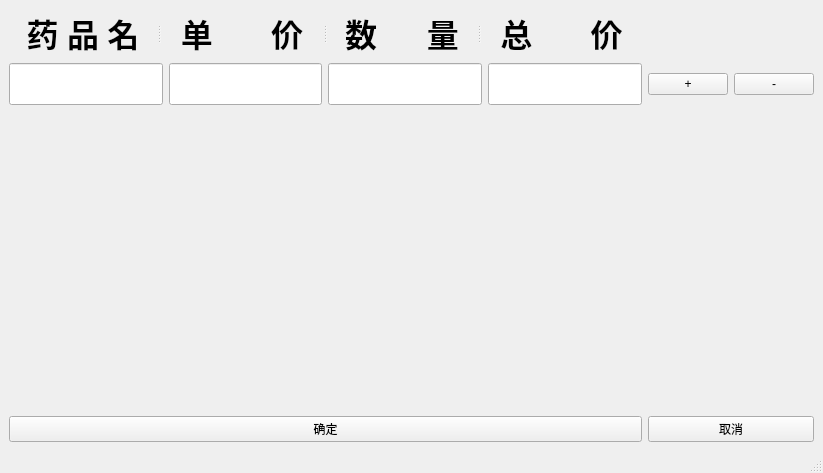
<?xml version="1.0" encoding="UTF-8"?>
<ui version="4.0">
 <class>MainWindow</class>
 <widget class="QMainWindow" name="MainWindow">
  <property name="geometry">
   <rect>
    <x>0</x>
    <y>0</y>
    <width>823</width>
    <height>473</height>
   </rect>
  </property>
  <property name="windowTitle">
   <string>MainWindow</string>
  </property>
  <widget class="QWidget" name="centralwidget">
   <layout class="QGridLayout" name="gridLayout">
    <item row="1" column="1">
     <spacer name="horizontalSpacer_2">
      <property name="orientation">
       <enum>Qt::Horizontal</enum>
      </property>
      <property name="sizeHint" stdset="0">
       <size>
        <width>18</width>
        <height>20</height>
       </size>
      </property>
     </spacer>
    </item>
    <item row="0" column="0">
     <widget class="QSplitter" name="splitter">
      <property name="orientation">
       <enum>Qt::Horizontal</enum>
      </property>
      <widget class="QLabel" name="drug_name_label">
       <property name="font">
        <font>
         <family>Agency FB</family>
         <pointsize>24</pointsize>
         <weight>75</weight>
         <bold>true</bold>
        </font>
       </property>
       <property name="text">
        <string>药 品 名</string>
       </property>
       <property name="alignment">
        <set>Qt::AlignCenter</set>
       </property>
      </widget>
      <widget class="QLabel" name="price_label">
       <property name="font">
        <font>
         <family>Agency FB</family>
         <pointsize>24</pointsize>
         <weight>75</weight>
         <bold>true</bold>
        </font>
       </property>
       <property name="text">
        <string>单       价</string>
       </property>
       <property name="alignment">
        <set>Qt::AlignCenter</set>
       </property>
      </widget>
      <widget class="QLabel" name="number_label">
       <property name="font">
        <font>
         <family>Agency FB</family>
         <pointsize>24</pointsize>
         <weight>75</weight>
         <bold>true</bold>
        </font>
       </property>
       <property name="text">
        <string>数      量</string>
       </property>
       <property name="alignment">
        <set>Qt::AlignCenter</set>
       </property>
      </widget>
      <widget class="QLabel" name="total_label">
       <property name="font">
        <font>
         <family>Agency FB</family>
         <pointsize>24</pointsize>
         <weight>75</weight>
         <bold>true</bold>
        </font>
       </property>
       <property name="text">
        <string>总       价</string>
       </property>
       <property name="alignment">
        <set>Qt::AlignCenter</set>
       </property>
      </widget>
     </widget>
    </item>
    <item row="3" column="0">
     <spacer name="verticalSpacer">
      <property name="orientation">
       <enum>Qt::Vertical</enum>
      </property>
      <property name="sizeHint" stdset="0">
       <size>
        <width>20</width>
        <height>287</height>
       </size>
      </property>
     </spacer>
    </item>
    <item row="0" column="1">
     <spacer name="horizontalSpacer">
      <property name="orientation">
       <enum>Qt::Horizontal</enum>
      </property>
      <property name="sizeHint" stdset="0">
       <size>
        <width>13</width>
        <height>20</height>
       </size>
      </property>
     </spacer>
    </item>
    <item row="1" column="2" rowspan="2">
     <layout class="QHBoxLayout" name="horizontalLayout">
      <item>
       <widget class="QPushButton" name="add_btn">
        <property name="text">
         <string>+</string>
        </property>
       </widget>
      </item>
      <item>
       <widget class="QPushButton" name="delete_btn">
        <property name="text">
         <string>-</string>
        </property>
       </widget>
      </item>
     </layout>
    </item>
    <item row="1" column="0" rowspan="2">
     <layout class="QHBoxLayout" name="horizontalLayout_2">
      <item>
       <widget class="QLineEdit" name="drug_name_input">
        <property name="font">
         <font>
          <family>楷体</family>
          <pointsize>18</pointsize>
         </font>
        </property>
        <property name="text">
         <string/>
        </property>
        <property name="alignment">
         <set>Qt::AlignCenter</set>
        </property>
       </widget>
      </item>
      <item>
       <widget class="QLineEdit" name="price_input">
        <property name="font">
         <font>
          <family>楷体</family>
          <pointsize>18</pointsize>
         </font>
        </property>
        <property name="layoutDirection">
         <enum>Qt::RightToLeft</enum>
        </property>
        <property name="text">
         <string/>
        </property>
        <property name="alignment">
         <set>Qt::AlignCenter</set>
        </property>
       </widget>
      </item>
      <item>
       <widget class="QLineEdit" name="number_input">
        <property name="font">
         <font>
          <family>楷体</family>
          <pointsize>18</pointsize>
         </font>
        </property>
        <property name="mouseTracking">
         <bool>false</bool>
        </property>
        <property name="focusPolicy">
         <enum>Qt::WheelFocus</enum>
        </property>
        <property name="text">
         <string/>
        </property>
        <property name="alignment">
         <set>Qt::AlignCenter</set>
        </property>
       </widget>
      </item>
      <item>
       <widget class="QLineEdit" name="total_input">
        <property name="font">
         <font>
          <family>楷体</family>
          <pointsize>18</pointsize>
         </font>
        </property>
        <property name="text">
         <string/>
        </property>
        <property name="alignment">
         <set>Qt::AlignCenter</set>
        </property>
       </widget>
      </item>
     </layout>
    </item>
    <item row="3" column="2">
     <spacer name="verticalSpacer_2">
      <property name="orientation">
       <enum>Qt::Vertical</enum>
      </property>
      <property name="sizeHint" stdset="0">
       <size>
        <width>155</width>
        <height>287</height>
       </size>
      </property>
     </spacer>
    </item>
    <item row="0" column="2">
     <widget class="QSplitter" name="splitter_3">
      <property name="orientation">
       <enum>Qt::Horizontal</enum>
      </property>
      <widget class="QLabel" name="label">
       <property name="text">
        <string/>
       </property>
      </widget>
     </widget>
    </item>
    <item row="4" column="0">
     <widget class="QPushButton" name="check_btn">
      <property name="text">
       <string>确定</string>
      </property>
     </widget>
    </item>
    <item row="4" column="2">
     <widget class="QPushButton" name="cancel_btn">
      <property name="text">
       <string>取消</string>
      </property>
     </widget>
    </item>
   </layout>
  </widget>
  <widget class="QMenuBar" name="menubar">
   <property name="geometry">
    <rect>
     <x>0</x>
     <y>0</y>
     <width>823</width>
     <height>23</height>
    </rect>
   </property>
  </widget>
  <widget class="QStatusBar" name="statusbar"/>
 </widget>
 <resources/>
 <connections/>
</ui>
